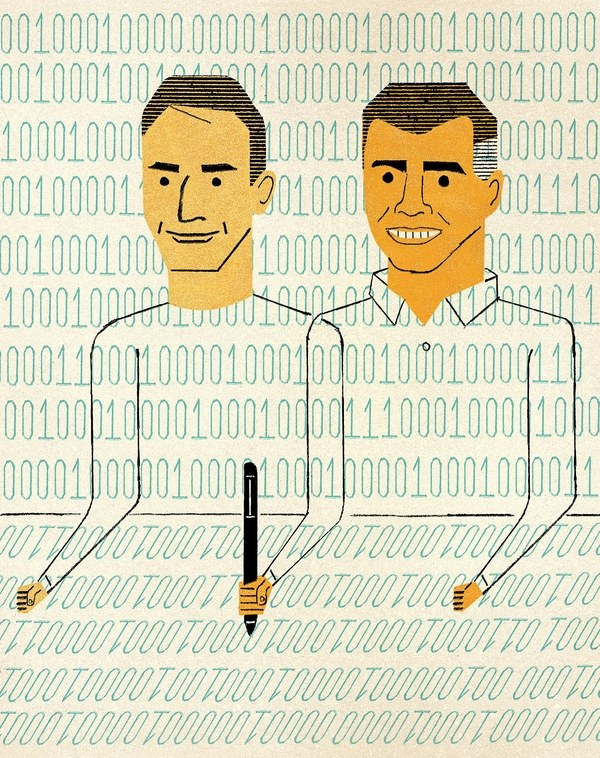
#> input picture learn-python/rgb/rgb.jpg, 600 x 758 px
$ python rgb.py
#> lines starting #> are read from the running program, lines starting #| are printed output that depends on the picture
"""
将彩色的图片转换为黑白图片

单通道图: 俗称灰度图，每个像素点只能有有一个值表示颜色，它的像素值在0到255之间，0是黑色，255是白色，中间值是一些不同等级的灰色。
（也有3通道的灰度图，3通道灰度图只有一个通道有值，其他两个通道的值都是零）。
三通道图: 每个像素点都有3个值表示 ，所以就是3通道。也有4通道的图。例如RGB图片即为三通道图片，RGB色彩模式是工业界的一种颜色标准，
是通过对红(R)、绿(G)、蓝(B)三个颜色通道的变化以及它们相互之间的叠加来得到各式各样的颜色的，RGB即是代表红、绿、蓝三个通道的颜色，
这个标准几乎包括了人类视力所能感知的所有颜色，是目前运用最广的颜色系统之一。总之，每一个点由三个值表示。
"""

from scipy import ndimage
from matplotlib import pyplot as plt
import cv2

rgb = cv2.imread("rgb.jpg")
#> rgb is the input picture: shape (758, 600, 3); mean B, G, R 192.3, 218.8, 220.3
gray_image = cv2.cvtColor(rgb, cv2.COLOR_BGR2GRAY)
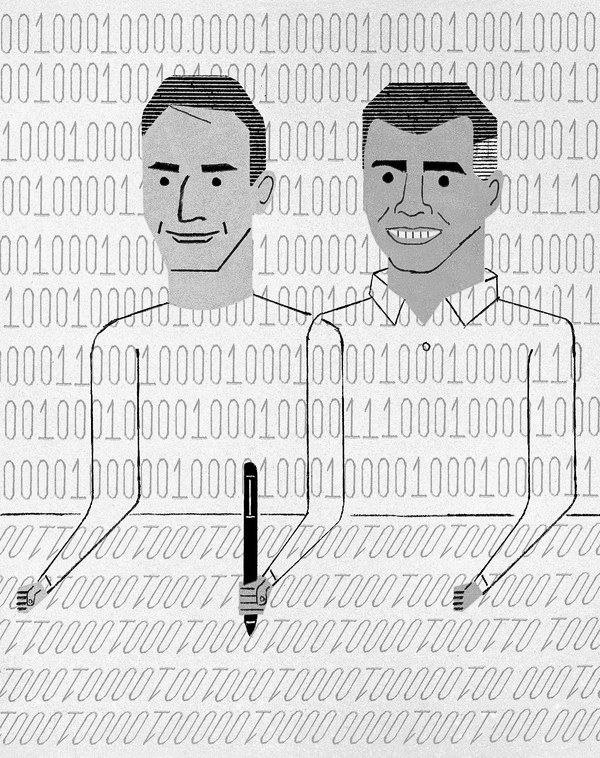
#> gray_image: shape (758, 600); min 0, max 255, mean 216.2

print(rgb)
#> (printed output is left out)
print(rgb.shape) # (758, 600, 3)
#| (758, 600, 3)
print(gray_image)
#> (printed output is left out)
print(gray_image.shape) # (758, 600)
#| (758, 600)

plt.imshow(gray_image,cmap='Greys')
plt.show()
